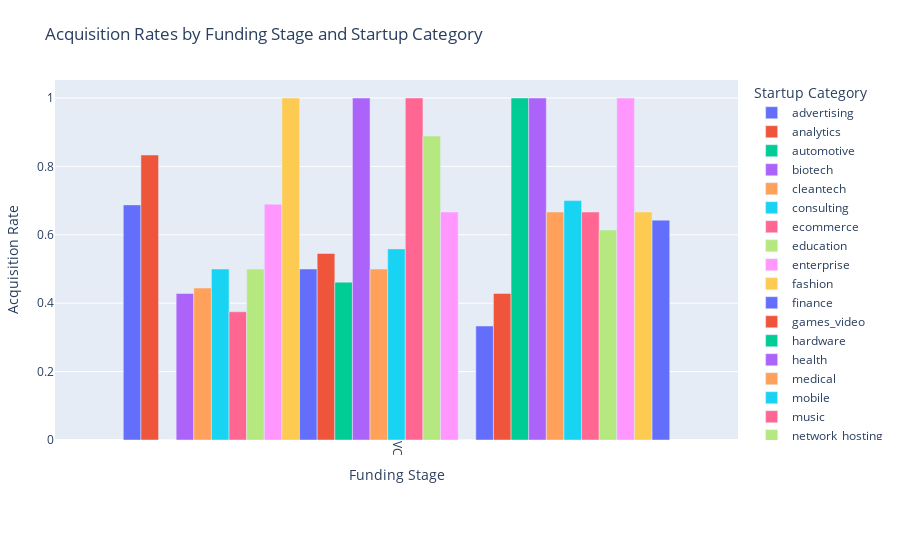

Write notebook code for a chart like this one.
### Code cell
VC = [
    {
        "$project": {
            "category": "$category_code",
            "funding_stages": [
                {"stage": "VC", "present": "$has_VC"},

            ],
            "status": "$status"
        }
    },
    {
        "$unwind": "$funding_stages"  
    },
    {
        "$match": {"funding_stages.present": 1}  
    },
    {
        "$group": {
            "_id": {
                "category": "$category",
                "funding_stage": "$funding_stages.stage"
            },
            "totalCount": {"$sum": 1},
            "acquiredCount": {
                "$sum": {"$cond": [{"$eq": ["$status", "acquired"]}, 1, 0]}
            }
        }
    },
    {
        "$addFields": {
            "acquisition_rate": {"$divide": ["$acquiredCount", "$totalCount"]}
        }
    },
    {"$sort": {"_id.category": 1, "_id.funding_stage": 1}}
]
# Run 
result = list(startup_data.aggregate(VC))

# Convert to DataFrame
data = pd.DataFrame(result)

# Flatten the _id field into separate columns
data = pd.concat([data.drop(columns="_id"), data["_id"].apply(pd.Series)], axis=1)

# Rename columns for clarity
data.rename(columns={"category": "Startup Category", "funding_stage": "Funding Stage"}, inplace=True)
# Create a grouped bar chart
fig = plt.bar(
    data,
    x="Funding Stage",
    y="acquisition_rate",
    color="Startup Category",  
    title="Acquisition Rates by Funding Stage and Startup Category",
    labels={
        "Funding Stage": "Funding Stage",
        "acquisition_rate": "Acquisition Rate",
        "Startup Category": "Startup Category"
    },
    barmode="group"  
)


# Adjust layout for readability
fig.update_layout(
    xaxis=dict(tickangle=90), 
    legend=dict(title="Startup Category"),
    margin=dict(l=40, r=40, t=80, b=120) 
)

fig.show()

### Figure 1 — Plotly figure (JSON) as saved in the notebook; plotly's stock layout.template omitted (floating-point values rounded to 4 significant figures)
{"data": [{"alignmentgroup": "True", "hovertemplate": "Startup Category=advertising<br>Funding Stage=%{x}<br>Acquisition Rate=%{y}<extra></extra>", "legendgroup": "advertising", "marker": {"color": "#636efa", "pattern": {"shape": ""}}, "name": "advertising", "offsetgroup": "advertising", "orientation": "v", "showlegend": true, "textposition": "auto", "type": "bar", "x": ["VC"], "xaxis": "x", "y": [0.6875], "yaxis": "y"}, {"alignmentgroup": "True", "hovertemplate": "Startup Category=analytics<br>Funding Stage=%{x}<br>Acquisition Rate=%{y}<extra></extra>", "legendgroup": "analytics", "marker": {"color": "#EF553B", "pattern": {"shape": ""}}, "name": "analytics", "offsetgroup": "analytics", "orientation": "v", "showlegend": true, "textposition": "auto", "type": "bar", "x": ["VC"], "xaxis": "x", "y": [0.8333], "yaxis": "y"}, {"alignmentgroup": "True", "hovertemplate": "Startup Category=automotive<br>Funding Stage=%{x}<br>Acquisition Rate=%{y}<extra></extra>", "legendgroup": "automotive", "marker": {"color": "#00cc96", "pattern": {"shape": ""}}, "name": "automotive", "offsetgroup": "automotive", "orientation": "v", "showlegend": true, "textposition": "auto", "type": "bar", "x": ["VC"], "xaxis": "x", "y": [0], "yaxis": "y"}, {"alignmentgroup": "True", "hovertemplate": "Startup Category=biotech<br>Funding Stage=%{x}<br>Acquisition Rate=%{y}<extra></extra>", "legendgroup": "biotech", "marker": {"color": "#ab63fa", "pattern": {"shape": ""}}, "name": "biotech", "offsetgroup": "biotech", "orientation": "v", "showlegend": true, "textposition": "auto", "type": "bar", "x": ["VC"], "xaxis": "x", "y": [0.4286], "yaxis": "y"}, {"alignmentgroup": "True", "hovertemplate": "Startup Category=cleantech<br>Funding Stage=%{x}<br>Acquisition Rate=%{y}<extra></extra>", "legendgroup": "cleantech", "marker": {"color": "#FFA15A", "pattern": {"shape": ""}}, "name": "cleantech", "offsetgroup": "cleantech", "orientation": "v", "showlegend": true, "textposition": "auto", "type": "bar", "x": ["VC"], "xaxis": "x", "y": [0.4444], "yaxis": "y"}, {"alignmentgroup": "True", "hovertemplate": "Startup Category=consulting<br>Funding Stage=%{x}<br>Acquisition Rate=%{y}<extra></extra>", "legendgroup": "consulting", "marker": {"color": "#19d3f3", "pattern": {"shape": ""}}, "name": "consulting", "offsetgroup": "consulting", "orientation": "v", "showlegend": true, "textposition": "auto", "type": "bar", "x": ["VC"], "xaxis": "x", "y": [0.5], "yaxis": "y"}, {"alignmentgroup": "True", "hovertemplate": "Startup Category=ecommerce<br>Funding Stage=%{x}<br>Acquisition Rate=%{y}<extra></extra>", "legendgroup": "ecommerce", "marker": {"color": "#FF6692", "pattern": {"shape": ""}}, "name": "ecommerce", "offsetgroup": "ecommerce", "orientation": "v", "showlegend": true, "textposition": "auto", "type": "bar", "x": ["VC"], "xaxis": "x", "y": [0.375], "yaxis": "y"}, {"alignmentgroup": "True", "hovertemplate": "Startup Category=education<br>Funding Stage=%{x}<br>Acquisition Rate=%{y}<extra></extra>", "legendgroup": "education", "marker": {"color": "#B6E880", "pattern": {"shape": ""}}, "name": "education", "offsetgroup": "education", "orientation": "v", "showlegend": true, "textposition": "auto", "type": "bar", "x": ["VC"], "xaxis": "x", "y": [0.5], "yaxis": "y"}, {"alignmentgroup": "True", "hovertemplate": "Startup Category=enterprise<br>Funding Stage=%{x}<br>Acquisition Rate=%{y}<extra></extra>", "legendgroup": "enterprise", "marker": {"color": "#FF97FF", "pattern": {"shape": ""}}, "name": "enterprise", "offsetgroup": "enterprise", "orientation": "v", "showlegend": true, "textposition": "auto", "type": "bar", "x": ["VC"], "xaxis": "x", "y": [0.6897], "yaxis": "y"}, {"alignmentgroup": "True", "hovertemplate": "Startup Category=fashion<br>Funding Stage=%{x}<br>Acquisition Rate=%{y}<extra></extra>", "legendgroup": "fashion", "marker": {"color": "#FECB52", "pattern": {"shape": ""}}, "name": "fashion", "offsetgroup": "fashion", "orientation": "v", "showlegend": true, "textposition": "auto", "type": "bar", "x": ["VC"], "xaxis": "x", "y": [1], "yaxis": "y"}, {"alignmentgroup": "True", "hovertemplate": "Startup Category=finance<br>Funding Stage=%{x}<br>Acquisition Rate=%{y}<extra></extra>", "legendgroup": "finance", "marker": {"color": "#636efa", "pattern": {"shape": ""}}, "name": "finance", "offsetgroup": "finance", "orientation": "v", "showlegend": true, "textposition": "auto", "type": "bar", "x": ["VC"], "xaxis": "x", "y": [0.5], "yaxis": "y"}, {"alignmentgroup": "True", "hovertemplate": "Startup Category=games_video<br>Funding Stage=%{x}<br>Acquisition Rate=%{y}<extra></extra>", "legendgroup": "games_video", "marker": {"color": "#EF553B", "pattern": {"shape": ""}}, "name": "games_video", "offsetgroup": "games_video", "orientation": "v", "showlegend": true, "textposition": "auto", "type": "bar", "x": ["VC"], "xaxis": "x", "y": [0.5455], "yaxis": "y"}, {"alignmentgroup": "True", "hovertemplate": "Startup Category=hardware<br>Funding Stage=%{x}<br>Acquisition Rate=%{y}<extra></extra>", "legendgroup": "hardware", "marker": {"color": "#00cc96", "pattern": {"shape": ""}}, "name": "hardware", "offsetgroup": "hardware", "orientation": "v", "showlegend": true, "textposition": "auto", "type": "bar", "x": ["VC"], "xaxis": "x", "y": [0.4615], "yaxis": "y"}, {"alignmentgroup": "True", "hovertemplate": "Startup Category=health<br>Funding Stage=%{x}<br>Acquisition Rate=%{y}<extra></extra>", "legendgroup": "health", "marker": {"color": "#ab63fa", "pattern": {"shape": ""}}, "name": "health", "offsetgroup": "health", "orientation": "v", "showlegend": true, "textposition": "auto", "type": "bar", "x": ["VC"], "xaxis": "x", "y": [1], "yaxis": "y"}, {"alignmentgroup": "True", "hovertemplate": "Startup Category=medical<br>Funding Stage=%{x}<br>Acquisition Rate=%{y}<extra></extra>", "legendgroup": "medical", "marker": {"color": "#FFA15A", "pattern": {"shape": ""}}, "name": "medical", "offsetgroup": "medical", "orientation": "v", "showlegend": true, "textposition": "auto", "type": "bar", "x": ["VC"], "xaxis": "x", "y": [0.5], "yaxis": "y"}, {"alignmentgroup": "True", "hovertemplate": "Startup Category=mobile<br>Funding Stage=%{x}<br>Acquisition Rate=%{y}<extra></extra>", "legendgroup": "mobile", "marker": {"color": "#19d3f3", "pattern": {"shape": ""}}, "name": "mobile", "offsetgroup": "mobile", "orientation": "v", "showlegend": true, "textposition": "auto", "type": "bar", "x": ["VC"], "xaxis": "x", "y": [0.5588], "yaxis": "y"}, {"alignmentgroup": "True", "hovertemplate": "Startup Category=music<br>Funding Stage=%{x}<br>Acquisition Rate=%{y}<extra></extra>", "legendgroup": "music", "marker": {"color": "#FF6692", "pattern": {"shape": ""}}, "name": "music", "offsetgroup": "music", "orientation": "v", "showlegend": true, "textposition": "auto", "type": "bar", "x": ["VC"], "xaxis": "x", "y": [1], "yaxis": "y"}, {"alignmentgroup": "True", "hovertemplate": "Startup Category=network_hosting<br>Funding Stage=%{x}<br>Acquisition Rate=%{y}<extra></extra>", "legendgroup": "network_hosting", "marker": {"color": "#B6E880", "pattern": {"shape": ""}}, "name": "network_hosting", "offsetgroup": "network_hosting", "orientation": "v", "showlegend": true, "textposition": "auto", "type": "bar", "x": ["VC"], "xaxis": "x", "y": [0.8889], "yaxis": "y"}, {"alignmentgroup": "True", "hovertemplate": "Startup Category=news<br>Funding Stage=%{x}<br>Acquisition Rate=%{y}<extra></extra>", "legendgroup": "news", "marker": {"color": "#FF97FF", "pattern": {"shape": ""}}, "name": "news", "offsetgroup": "news", "orientation": "v", "showlegend": true, "textposition": "auto", "type": "bar", "x": ["VC"], "xaxis": "x", "y": [0.6667], "yaxis": "y"}, {"alignmentgroup": "True", "hovertemplate": "Startup Category=other<br>Funding Stage=%{x}<br>Acquisition Rate=%{y}<extra></extra>", "legendgroup": "other", "marker": {"color": "#FECB52", "pattern": {"shape": ""}}, "name": "other", "offsetgroup": "other", "orientation": "v", "showlegend": true, "textposition": "auto", "type": "bar", "x": ["VC"], "xaxis": "x", "y": [0], "yaxis": "y"}, {"alignmentgroup": "True", "hovertemplate": "Startup Category=photo_video<br>Funding Stage=%{x}<br>Acquisition Rate=%{y}<extra></extra>", "legendgroup": "photo_video", "marker": {"color": "#636efa", "pattern": {"shape": ""}}, "name": "photo_video", "offsetgroup": "photo_video", "orientation": "v", "showlegend": true, "textposition": "auto", "type": "bar", "x": ["VC"], "xaxis": "x", "y": [0.3333], "yaxis": "y"}, {"alignmentgroup": "True", "hovertemplate": "Startup Category=public_relations<br>Funding Stage=%{x}<br>Acquisition Rate=%{y}<extra></extra>", "legendgroup": "public_relations", "marker": {"color": "#EF553B", "pattern": {"shape": ""}}, "name": "public_relations", "offsetgroup": "public_relations", "orientation": "v", "showlegend": true, "textposition": "auto", "type": "bar", "x": ["VC"], "xaxis": "x", "y": [0.4286], "yaxis": "y"}, {"alignmentgroup": "True", "hovertemplate": "Startup Category=real_estate<br>Funding Stage=%{x}<br>Acquisition Rate=%{y}<extra></extra>", "legendgroup": "real_estate", "marker": {"color": "#00cc96", "pattern": {"shape": ""}}, "name": "real_estate", "offsetgroup": "real_estate", "orientation": "v", "showlegend": true, "textposition": "auto", "type": "bar", "x": ["VC"], "xaxis": "x", "y": [1], "yaxis": "y"}, {"alignmentgroup": "True", "hovertemplate": "Startup Category=search<br>Funding Stage=%{x}<br>Acquisition Rate=%{y}<extra></extra>", "legendgroup": "search", "marker": {"color": "#ab63fa", "pattern": {"shape": ""}}, "name": "search", "offsetgroup": "search", "orientation": "v", "showlegend": true, "textposition": "auto", "type": "bar", "x": ["VC"], "xaxis": "x", "y": [1], "yaxis": "y"}, {"alignmentgroup": "True", "hovertemplate": "Startup Category=security<br>Funding Stage=%{x}<br>Acquisition Rate=%{y}<extra></extra>", "legendgroup": "security", "marker": {"color": "#FFA15A", "pattern": {"shape": ""}}, "name": "security", "offsetgroup": "security", "orientation": "v", "showlegend": true, "textposition": "auto", "type": "bar", "x": ["VC"], "xaxis": "x", "y": [0.6667], "yaxis": "y"}, {"alignmentgroup": "True", "hovertemplate": "Startup Category=semiconductor<br>Funding Stage=%{x}<br>Acquisition Rate=%{y}<extra></extra>", "legendgroup": "semiconductor", "marker": {"color": "#19d3f3", "pattern": {"shape": ""}}, "name": "semiconductor", "offsetgroup": "semiconductor", "orientation": "v", "showlegend": true, "textposition": "auto", "type": "bar", "x": ["VC"], "xaxis": "x", "y": [0.7], "yaxis": "y"}, {"alignmentgroup": "True", "hovertemplate": "Startup Category=social<br>Funding Stage=%{x}<br>Acquisition Rate=%{y}<extra></extra>", "legendgroup": "social", "marker": {"color": "#FF6692", "pattern": {"shape": ""}}, "name": "social", "offsetgroup": "social", "orientation": "v", "showlegend": true, "textposition": "auto", "type": "bar", "x": ["VC"], "xaxis": "x", "y": [0.6667], "yaxis": "y"}, {"alignmentgroup": "True", "hovertemplate": "Startup Category=software<br>Funding Stage=%{x}<br>Acquisition Rate=%{y}<extra></extra>", "legendgroup": "software", "marker": {"color": "#B6E880", "pattern": {"shape": ""}}, "name": "software", "offsetgroup": "software", "orientation": "v", "showlegend": true, "textposition": "auto", "type": "bar", "x": ["VC"], "xaxis": "x", "y": [0.614], "yaxis": "y"}, {"alignmentgroup": "True", "hovertemplate": "Startup Category=transportation<br>Funding Stage=%{x}<br>Acquisition Rate=%{y}<extra></extra>", "legendgroup": "transportation", "marker": {"color": "#FF97FF", "pattern": {"shape": ""}}, "name": "transportation", "offsetgroup": "transportation", "orientation": "v", "showlegend": true, "textposition": "auto", "type": "bar", "x": ["VC"], "xaxis": "x", "y": [1], "yaxis": "y"}, {"alignmentgroup": "True", "hovertemplate": "Startup Category=travel<br>Funding Stage=%{x}<br>Acquisition Rate=%{y}<extra></extra>", "legendgroup": "travel", "marker": {"color": "#FECB52", "pattern": {"shape": ""}}, "name": "travel", "offsetgroup": "travel", "orientation": "v", "showlegend": true, "textposition": "auto", "type": "bar", "x": ["VC"], "xaxis": "x", "y": [0.6667], "yaxis": "y"}, {"alignmentgroup": "True", "hovertemplate": "Startup Category=web<br>Funding Stage=%{x}<br>Acquisition Rate=%{y}<extra></extra>", "legendgroup": "web", "marker": {"color": "#636efa", "pattern": {"shape": ""}}, "name": "web", "offsetgroup": "web", "orientation": "v", "showlegend": true, "textposition": "auto", "type": "bar", "x": ["VC"], "xaxis": "x", "y": [0.6429], "yaxis": "y"}], "layout": {"barmode": "group", "legend": {"title": {"text": "Startup Category"}, "tracegroupgap": 0}, "margin": {"b": 120, "l": 40, "r": 40, "t": 80}, "title": {"text": "Acquisition Rates by Funding Stage and Startup Category"}, "xaxis": {"anchor": "y", "domain": [0, 1], "tickangle": 90, "title": {"text": "Funding Stage"}}, "yaxis": {"anchor": "x", "domain": [0, 1], "title": {"text": "Acquisition Rate"}}}}
